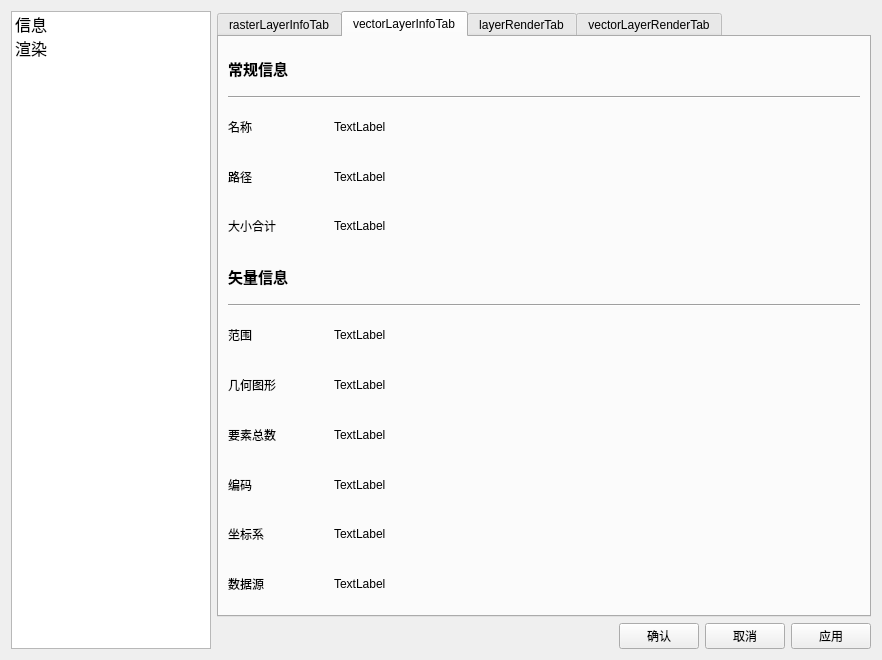
<?xml version="1.0" encoding="UTF-8"?>
<ui version="4.0">
 <class>LayerProp</class>
 <widget class="QWidget" name="LayerProp">
  <property name="geometry">
   <rect>
    <x>0</x>
    <y>0</y>
    <width>882</width>
    <height>660</height>
   </rect>
  </property>
  <property name="windowTitle">
   <string>图层属性</string>
  </property>
  <layout class="QHBoxLayout" name="horizontalLayout_19">
   <item>
    <widget class="QListWidget" name="listWidget">
     <property name="maximumSize">
      <size>
       <width>200</width>
       <height>16777215</height>
      </size>
     </property>
     <property name="font">
      <font>
       <pointsize>12</pointsize>
      </font>
     </property>
     <item>
      <property name="text">
       <string>信息</string>
      </property>
     </item>
     <item>
      <property name="text">
       <string>渲染</string>
      </property>
     </item>
    </widget>
   </item>
   <item>
    <layout class="QVBoxLayout" name="verticalLayout_7">
     <item>
      <widget class="QTabWidget" name="tabWidget">
       <property name="currentIndex">
        <number>1</number>
       </property>
       <widget class="QWidget" name="rasterLayerInfoTab">
        <attribute name="title">
         <string>rasterLayerInfoTab</string>
        </attribute>
        <layout class="QVBoxLayout" name="verticalLayout">
         <item>
          <widget class="QLabel" name="label">
           <property name="font">
            <font>
             <family>Adobe Devanagari</family>
             <pointsize>11</pointsize>
             <weight>75</weight>
             <bold>true</bold>
            </font>
           </property>
           <property name="text">
            <string>常规信息</string>
           </property>
          </widget>
         </item>
         <item>
          <widget class="Line" name="line">
           <property name="orientation">
            <enum>Qt::Horizontal</enum>
           </property>
          </widget>
         </item>
         <item>
          <layout class="QHBoxLayout" name="horizontalLayout">
           <item>
            <widget class="QLabel" name="label_3">
             <property name="maximumSize">
              <size>
               <width>100</width>
               <height>16777215</height>
              </size>
             </property>
             <property name="text">
              <string>名称</string>
             </property>
            </widget>
           </item>
           <item>
            <widget class="QLabel" name="rasterNameLabel">
             <property name="text">
              <string>TextLabel</string>
             </property>
            </widget>
           </item>
          </layout>
         </item>
         <item>
          <layout class="QHBoxLayout" name="horizontalLayout_2">
           <item>
            <widget class="QLabel" name="label_5">
             <property name="maximumSize">
              <size>
               <width>100</width>
               <height>16777215</height>
              </size>
             </property>
             <property name="text">
              <string>路径</string>
             </property>
            </widget>
           </item>
           <item>
            <widget class="QLabel" name="rasterSourceLabel">
             <property name="text">
              <string>TextLabel</string>
             </property>
            </widget>
           </item>
          </layout>
         </item>
         <item>
          <layout class="QHBoxLayout" name="horizontalLayout_3">
           <item>
            <widget class="QLabel" name="label_7">
             <property name="maximumSize">
              <size>
               <width>100</width>
               <height>16777215</height>
              </size>
             </property>
             <property name="text">
              <string>大小合计</string>
             </property>
            </widget>
           </item>
           <item>
            <widget class="QLabel" name="rasterMemoryLabel">
             <property name="text">
              <string>TextLabel</string>
             </property>
            </widget>
           </item>
          </layout>
         </item>
         <item>
          <widget class="QLabel" name="label_9">
           <property name="font">
            <font>
             <family>Adobe Devanagari</family>
             <pointsize>11</pointsize>
             <weight>75</weight>
             <bold>true</bold>
            </font>
           </property>
           <property name="text">
            <string>栅格信息</string>
           </property>
          </widget>
         </item>
         <item>
          <widget class="Line" name="line_3">
           <property name="orientation">
            <enum>Qt::Horizontal</enum>
           </property>
          </widget>
         </item>
         <item>
          <layout class="QHBoxLayout" name="horizontalLayout_4">
           <item>
            <widget class="QLabel" name="label_10">
             <property name="maximumSize">
              <size>
               <width>100</width>
               <height>16777215</height>
              </size>
             </property>
             <property name="text">
              <string>范围</string>
             </property>
            </widget>
           </item>
           <item>
            <widget class="QLabel" name="rasterExtentLabel">
             <property name="text">
              <string>TextLabel</string>
             </property>
            </widget>
           </item>
          </layout>
         </item>
         <item>
          <layout class="QHBoxLayout" name="horizontalLayout_5">
           <item>
            <widget class="QLabel" name="label_12">
             <property name="maximumSize">
              <size>
               <width>100</width>
               <height>16777215</height>
              </size>
             </property>
             <property name="text">
              <string>宽度</string>
             </property>
            </widget>
           </item>
           <item>
            <widget class="QLabel" name="rasterWidthLabel">
             <property name="text">
              <string>TextLabel</string>
             </property>
            </widget>
           </item>
          </layout>
         </item>
         <item>
          <layout class="QHBoxLayout" name="horizontalLayout_6">
           <item>
            <widget class="QLabel" name="label_14">
             <property name="maximumSize">
              <size>
               <width>100</width>
               <height>16777215</height>
              </size>
             </property>
             <property name="text">
              <string>高度</string>
             </property>
            </widget>
           </item>
           <item>
            <widget class="QLabel" name="rasterHeightLabel">
             <property name="text">
              <string>TextLabel</string>
             </property>
            </widget>
           </item>
          </layout>
         </item>
         <item>
          <layout class="QHBoxLayout" name="horizontalLayout_7">
           <item>
            <widget class="QLabel" name="label_16">
             <property name="maximumSize">
              <size>
               <width>100</width>
               <height>16777215</height>
              </size>
             </property>
             <property name="text">
              <string>数据类型</string>
             </property>
            </widget>
           </item>
           <item>
            <widget class="QLabel" name="rasterDataTypeLabel">
             <property name="text">
              <string>TextLabel</string>
             </property>
            </widget>
           </item>
          </layout>
         </item>
         <item>
          <layout class="QHBoxLayout" name="horizontalLayout_8">
           <item>
            <widget class="QLabel" name="label_18">
             <property name="maximumSize">
              <size>
               <width>100</width>
               <height>16777215</height>
              </size>
             </property>
             <property name="text">
              <string>波段数量</string>
             </property>
            </widget>
           </item>
           <item>
            <widget class="QLabel" name="rasterBandNumLabel">
             <property name="text">
              <string>TextLabel</string>
             </property>
            </widget>
           </item>
          </layout>
         </item>
         <item>
          <layout class="QHBoxLayout" name="horizontalLayout_9">
           <item>
            <widget class="QLabel" name="label_20">
             <property name="maximumSize">
              <size>
               <width>100</width>
               <height>16777215</height>
              </size>
             </property>
             <property name="text">
              <string>坐标系</string>
             </property>
            </widget>
           </item>
           <item>
            <widget class="QLabel" name="rasterCrsLabel">
             <property name="text">
              <string>TextLabel</string>
             </property>
            </widget>
           </item>
          </layout>
         </item>
        </layout>
       </widget>
       <widget class="QWidget" name="vectorLayerInfoTab">
        <attribute name="title">
         <string>vectorLayerInfoTab</string>
        </attribute>
        <layout class="QVBoxLayout" name="verticalLayout_4">
         <item>
          <widget class="QLabel" name="label_26">
           <property name="font">
            <font>
             <family>Adobe Devanagari</family>
             <pointsize>11</pointsize>
             <weight>75</weight>
             <bold>true</bold>
            </font>
           </property>
           <property name="text">
            <string>常规信息</string>
           </property>
          </widget>
         </item>
         <item>
          <widget class="Line" name="line_6">
           <property name="orientation">
            <enum>Qt::Horizontal</enum>
           </property>
          </widget>
         </item>
         <item>
          <layout class="QHBoxLayout" name="horizontalLayout_21">
           <item>
            <widget class="QLabel" name="label_25">
             <property name="maximumSize">
              <size>
               <width>100</width>
               <height>16777215</height>
              </size>
             </property>
             <property name="text">
              <string>名称</string>
             </property>
            </widget>
           </item>
           <item>
            <widget class="QLabel" name="vectorNameLabel">
             <property name="text">
              <string>TextLabel</string>
             </property>
            </widget>
           </item>
          </layout>
         </item>
         <item>
          <layout class="QHBoxLayout" name="horizontalLayout_27">
           <item>
            <widget class="QLabel" name="label_32">
             <property name="maximumSize">
              <size>
               <width>100</width>
               <height>16777215</height>
              </size>
             </property>
             <property name="text">
              <string>路径</string>
             </property>
            </widget>
           </item>
           <item>
            <widget class="QLabel" name="vectorSourceLabel">
             <property name="text">
              <string>TextLabel</string>
             </property>
            </widget>
           </item>
          </layout>
         </item>
         <item>
          <layout class="QHBoxLayout" name="horizontalLayout_25">
           <item>
            <widget class="QLabel" name="label_30">
             <property name="maximumSize">
              <size>
               <width>100</width>
               <height>16777215</height>
              </size>
             </property>
             <property name="text">
              <string>大小合计</string>
             </property>
            </widget>
           </item>
           <item>
            <widget class="QLabel" name="vectorMemoryLabel">
             <property name="text">
              <string>TextLabel</string>
             </property>
            </widget>
           </item>
          </layout>
         </item>
         <item>
          <widget class="QLabel" name="label_34">
           <property name="font">
            <font>
             <family>Adobe Devanagari</family>
             <pointsize>11</pointsize>
             <weight>75</weight>
             <bold>true</bold>
            </font>
           </property>
           <property name="text">
            <string>矢量信息</string>
           </property>
          </widget>
         </item>
         <item>
          <widget class="Line" name="line_5">
           <property name="orientation">
            <enum>Qt::Horizontal</enum>
           </property>
          </widget>
         </item>
         <item>
          <layout class="QHBoxLayout" name="horizontalLayout_22">
           <item>
            <widget class="QLabel" name="label_27">
             <property name="maximumSize">
              <size>
               <width>100</width>
               <height>16777215</height>
              </size>
             </property>
             <property name="text">
              <string>范围</string>
             </property>
            </widget>
           </item>
           <item>
            <widget class="QLabel" name="vectorExtentLabel">
             <property name="text">
              <string>TextLabel</string>
             </property>
            </widget>
           </item>
          </layout>
         </item>
         <item>
          <layout class="QHBoxLayout" name="horizontalLayout_28">
           <item>
            <widget class="QLabel" name="label_33">
             <property name="maximumSize">
              <size>
               <width>100</width>
               <height>16777215</height>
              </size>
             </property>
             <property name="text">
              <string>几何图形</string>
             </property>
            </widget>
           </item>
           <item>
            <widget class="QLabel" name="vectorGeoTypeLabel">
             <property name="text">
              <string>TextLabel</string>
             </property>
            </widget>
           </item>
          </layout>
         </item>
         <item>
          <layout class="QHBoxLayout" name="horizontalLayout_26">
           <item>
            <widget class="QLabel" name="label_31">
             <property name="maximumSize">
              <size>
               <width>100</width>
               <height>16777215</height>
              </size>
             </property>
             <property name="text">
              <string>要素总数</string>
             </property>
            </widget>
           </item>
           <item>
            <widget class="QLabel" name="vectorFeatureNumLabel">
             <property name="text">
              <string>TextLabel</string>
             </property>
            </widget>
           </item>
          </layout>
         </item>
         <item>
          <layout class="QHBoxLayout" name="horizontalLayout_29">
           <item>
            <widget class="QLabel" name="label_35">
             <property name="maximumSize">
              <size>
               <width>100</width>
               <height>16777215</height>
              </size>
             </property>
             <property name="text">
              <string>编码</string>
             </property>
            </widget>
           </item>
           <item>
            <widget class="QLabel" name="vectorEncodingLabel">
             <property name="text">
              <string>TextLabel</string>
             </property>
            </widget>
           </item>
          </layout>
         </item>
         <item>
          <layout class="QHBoxLayout" name="horizontalLayout_23">
           <item>
            <widget class="QLabel" name="label_28">
             <property name="maximumSize">
              <size>
               <width>100</width>
               <height>16777215</height>
              </size>
             </property>
             <property name="text">
              <string>坐标系</string>
             </property>
            </widget>
           </item>
           <item>
            <widget class="QLabel" name="vectorCrsLabel">
             <property name="text">
              <string>TextLabel</string>
             </property>
            </widget>
           </item>
          </layout>
         </item>
         <item>
          <layout class="QHBoxLayout" name="horizontalLayout_24">
           <item>
            <widget class="QLabel" name="label_29">
             <property name="maximumSize">
              <size>
               <width>100</width>
               <height>16777215</height>
              </size>
             </property>
             <property name="text">
              <string>数据源</string>
             </property>
            </widget>
           </item>
           <item>
            <widget class="QLabel" name="vectorDpLabel">
             <property name="text">
              <string>TextLabel</string>
             </property>
            </widget>
           </item>
          </layout>
         </item>
        </layout>
       </widget>
       <widget class="QWidget" name="rasterLayerRenderTab">
        <attribute name="title">
         <string>layerRenderTab</string>
        </attribute>
        <layout class="QVBoxLayout" name="verticalLayout_3">
         <item>
          <widget class="QLabel" name="label_2">
           <property name="font">
            <font>
             <pointsize>11</pointsize>
             <weight>75</weight>
             <bold>true</bold>
            </font>
           </property>
           <property name="text">
            <string>图层渲染</string>
           </property>
          </widget>
         </item>
         <item>
          <widget class="Line" name="line_4">
           <property name="orientation">
            <enum>Qt::Horizontal</enum>
           </property>
          </widget>
         </item>
         <item>
          <layout class="QVBoxLayout" name="layerRenderLayout"/>
         </item>
        </layout>
       </widget>
       <widget class="QWidget" name="vectorLayerRenderTab">
        <attribute name="title">
         <string>vectorLayerRenderTab</string>
        </attribute>
        <layout class="QVBoxLayout" name="verticalLayout_5">
         <item>
          <widget class="QLabel" name="label_36">
           <property name="maximumSize">
            <size>
             <width>16777215</width>
             <height>200</height>
            </size>
           </property>
           <property name="font">
            <font>
             <pointsize>11</pointsize>
             <weight>75</weight>
             <bold>true</bold>
            </font>
           </property>
           <property name="text">
            <string>图层渲染</string>
           </property>
          </widget>
         </item>
         <item>
          <widget class="Line" name="line_7">
           <property name="orientation">
            <enum>Qt::Horizontal</enum>
           </property>
          </widget>
         </item>
         <item>
          <layout class="QVBoxLayout" name="layerRenderLayout_2">
           <item>
            <widget class="QComboBox" name="vecterRenderCB">
             <item>
              <property name="text">
               <string>单一渲染</string>
              </property>
             </item>
             <item>
              <property name="text">
               <string>分类渲染</string>
              </property>
             </item>
            </widget>
           </item>
           <item>
            <widget class="QTabWidget" name="comboTabWidget">
             <property name="currentIndex">
              <number>0</number>
             </property>
             <widget class="QWidget" name="singleRender">
              <attribute name="title">
               <string>Tab 1</string>
              </attribute>
              <layout class="QVBoxLayout" name="verticalLayout_8">
               <item>
                <layout class="QVBoxLayout" name="singleRenderLayout"/>
               </item>
              </layout>
             </widget>
             <widget class="QWidget" name="categoryRender">
              <attribute name="title">
               <string>Tab 2</string>
              </attribute>
              <layout class="QVBoxLayout" name="verticalLayout_6">
               <item>
                <layout class="QVBoxLayout" name="cateRenderLayout"/>
               </item>
              </layout>
             </widget>
            </widget>
           </item>
          </layout>
         </item>
        </layout>
       </widget>
      </widget>
     </item>
     <item>
      <layout class="QHBoxLayout" name="horizontalLayout_20">
       <item>
        <spacer name="horizontalSpacer">
         <property name="orientation">
          <enum>Qt::Horizontal</enum>
         </property>
         <property name="sizeHint" stdset="0">
          <size>
           <width>40</width>
           <height>20</height>
          </size>
         </property>
        </spacer>
       </item>
       <item>
        <widget class="QPushButton" name="okPb">
         <property name="text">
          <string>确认</string>
         </property>
        </widget>
       </item>
       <item>
        <widget class="QPushButton" name="cancelPb">
         <property name="text">
          <string>取消</string>
         </property>
        </widget>
       </item>
       <item>
        <widget class="QPushButton" name="applyPb">
         <property name="text">
          <string>应用</string>
         </property>
        </widget>
       </item>
      </layout>
     </item>
    </layout>
   </item>
  </layout>
 </widget>
 <resources/>
 <connections/>
</ui>
